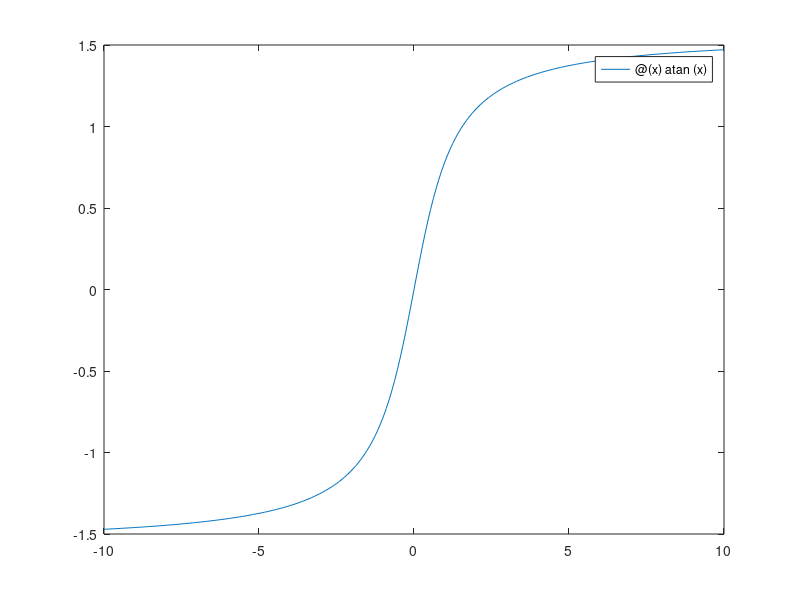

Write the MATLAB code that produced this figure. (Note: this script raises an error after producing the figure.)
%script2

f=@(x) atan(x);
f1=@(x) 1./(1+x.^2);
fplot(f,[-10 10]);

a=-0.5;
b=3.1;
tolla=1e-8;
tollr=0;
tollf=1e-8;
stampe=1;
kmax=100;


x0=1.3;
disp('Newton - x0: 1.3')
[ind,x,fx,k]=newton1d(f,f1,x0,tolla,tollr,tollf,kmax,stampe);

x0=1.4;
disp('Newton - x0: 1.4')
[ind,x,fx,k]=newton1d(f,f1,x0,tolla,tollr,tollf,kmax,stampe);

disp('Bisezione')
[ind,x,y,k,afinal,bfinal,yvec]=bisezione(f,a,b,tolla,tollr,tollf,kmax,stampe);
